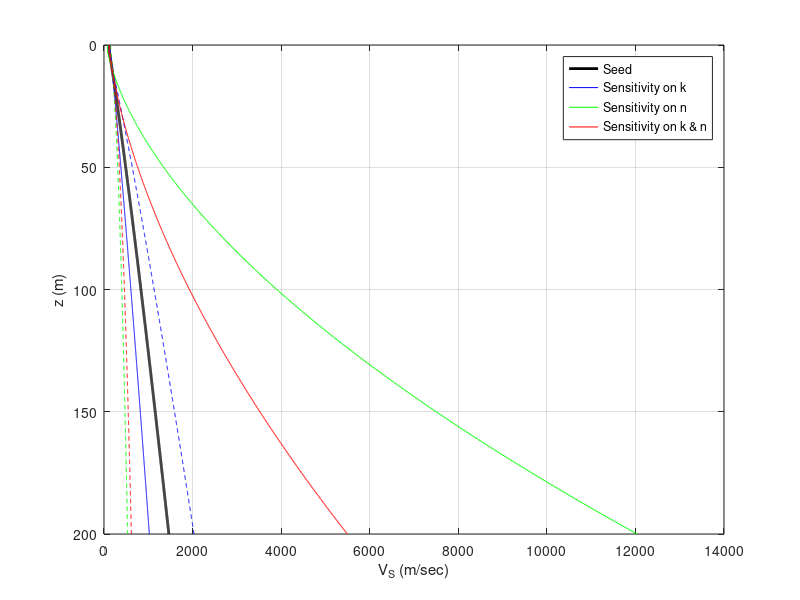

The MATLAB script that drew this image:
clear
close all

%time average shear wave velocity
vs30 = 200;
%depth array
z_array = (0:.2:200)';

% scaling parameters (Hessam's model)
% n
s1 = 7.291;
s2 = 0.072;
s3 = 4.006;
% k
r1 = 3.426;
r2 = 2.32/10000;
r3 = 8.936;
r4 = 2.435;
%constant depth
z_star = 2.5;

fun_n = @(Vs30) 1. + s1 ./ (1 + s2 * (0.001*Vs30).^-s3);
fun_k = @(Vs30) exp(-r4 + r1 ./ ( 1. + r2 * (0.001*Vs30).^-r3) );
fun_Vs0 = @(Vs30,k,n) (k*(-n.^-1+1.)*z_star + (1.+k*(30.-z_star))^(-n.^-1+1.) - 1.) / (30.*(-n.^-1+1.)*k) * Vs30;

%shear wave veocity k/sec
fun_Vs = @ (z,Vs0,k,n) Vs0 * (1. + k * max(0., z-z_star) ).^(1./n);

%comptue parameters
%seed parameter
n_seed   = fun_n(vs30);
k_seed   = fun_k(vs30);
vs0_seed = fun_Vs0(vs30,k_seed,n_seed);
%sensitivity on k
n_s1a   = n_seed;
k_s1a   = 0.5 * k_seed;
vs0_s1a = fun_Vs0(vs30,k_s1a,n_s1a);
n_s1b   = n_seed;
k_s1b   = 2.0 * k_seed;
vs0_s1b = fun_Vs0(vs30,k_s1b,n_s1b);
%sensitivity on n
n_s2a   = 0.5 * n_seed;
k_s2a   = k_seed;
vs0_s2a = fun_Vs0(vs30,k_s2a,n_s2a);
n_s2b   = 2.0 * n_seed;
k_s2b   = k_seed;
vs0_s2b = fun_Vs0(vs30,k_s2b,n_s2b);
%sensitivity on k and n
n_s3a   = 0.5 * n_seed;
k_s3a   = 0.5 * k_seed;
vs0_s3a = fun_Vs0(vs30,k_s3a,n_s3a);
n_s3b   = 2.0 * n_seed;
k_s3b   = 2.0 * k_seed;
vs0_s3b = fun_Vs0(vs30,k_s3b,n_s3b);


%compute vel profile
vs_seed = fun_Vs(z_array, vs0_seed, k_seed, n_seed);
vs_s1a  = fun_Vs(z_array, vs0_s1a,  k_s1a,  n_s1a);
vs_s1b  = fun_Vs(z_array, vs0_s1b,  k_s1b,  n_s1b);
vs_s2a  = fun_Vs(z_array, vs0_s2a,  k_s2a,  n_s2a);
vs_s2b  = fun_Vs(z_array, vs0_s2b,  k_s2b,  n_s2b);
vs_s3a  = fun_Vs(z_array, vs0_s3a,  k_s3a,  n_s3a);
vs_s3b  = fun_Vs(z_array, vs0_s3b,  k_s3b,  n_s3b);

fig = figure;
hl0 = plot(vs_seed, z_array, 'k', 'LineWidth',2); hold on
hl1 = plot(vs_s1a,  z_array, 'b');
plot(vs_s1b,  z_array, '--b');
hl2 = plot(vs_s2a,  z_array, 'g');
plot(vs_s2b,  z_array, '--g');
hl3 = plot(vs_s3a,  z_array, 'r');
plot(vs_s3b,  z_array, '--r');
grid on
xlabel('V_{S} (m/sec)')
ylabel('z (m)')
set(gca, 'YDir', 'reverse');
legend([hl0,hl1,hl2,hl3],{'Seed','Sensitivity on k','Sensitivity on n','Sensitivity on k & n'})